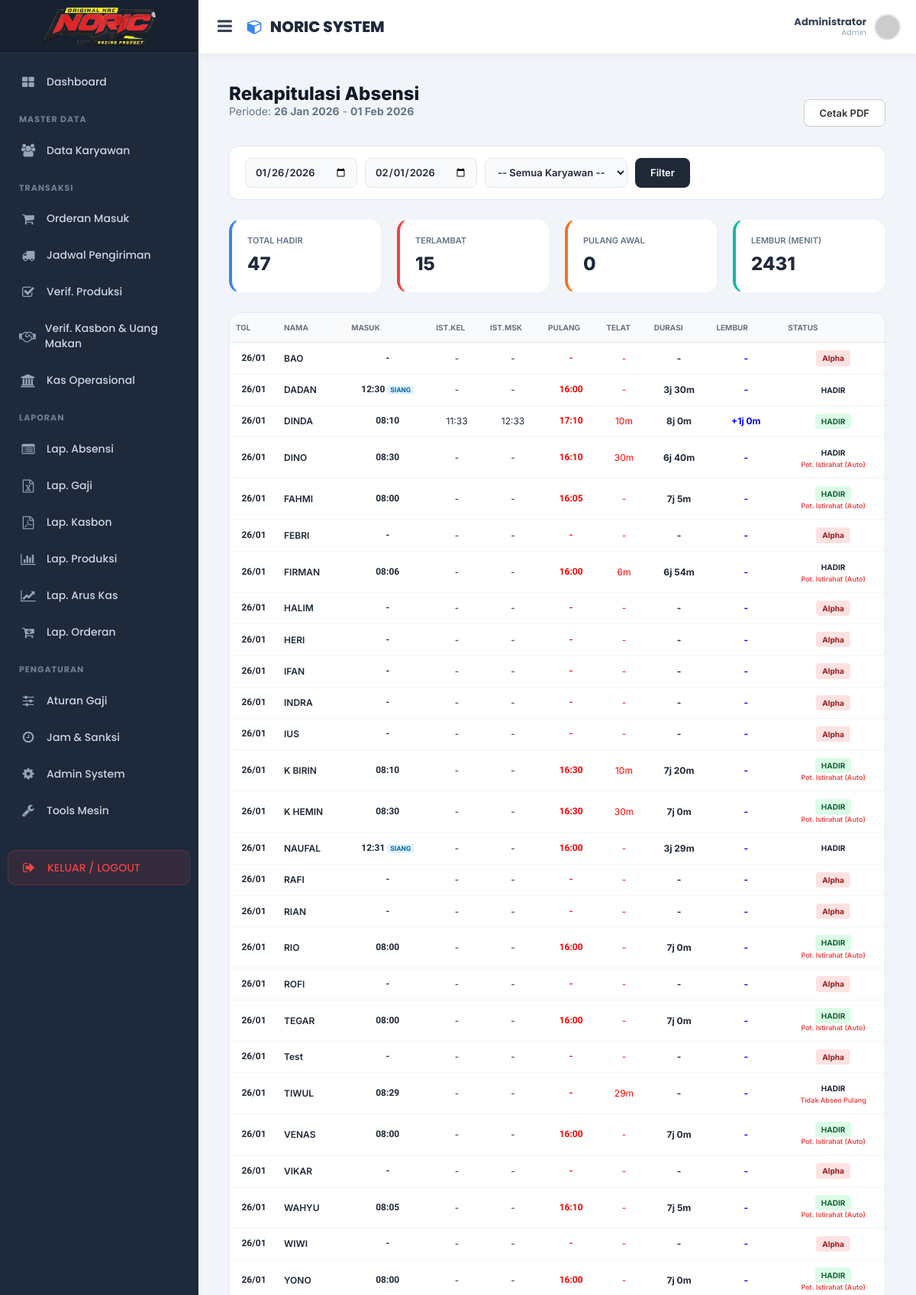
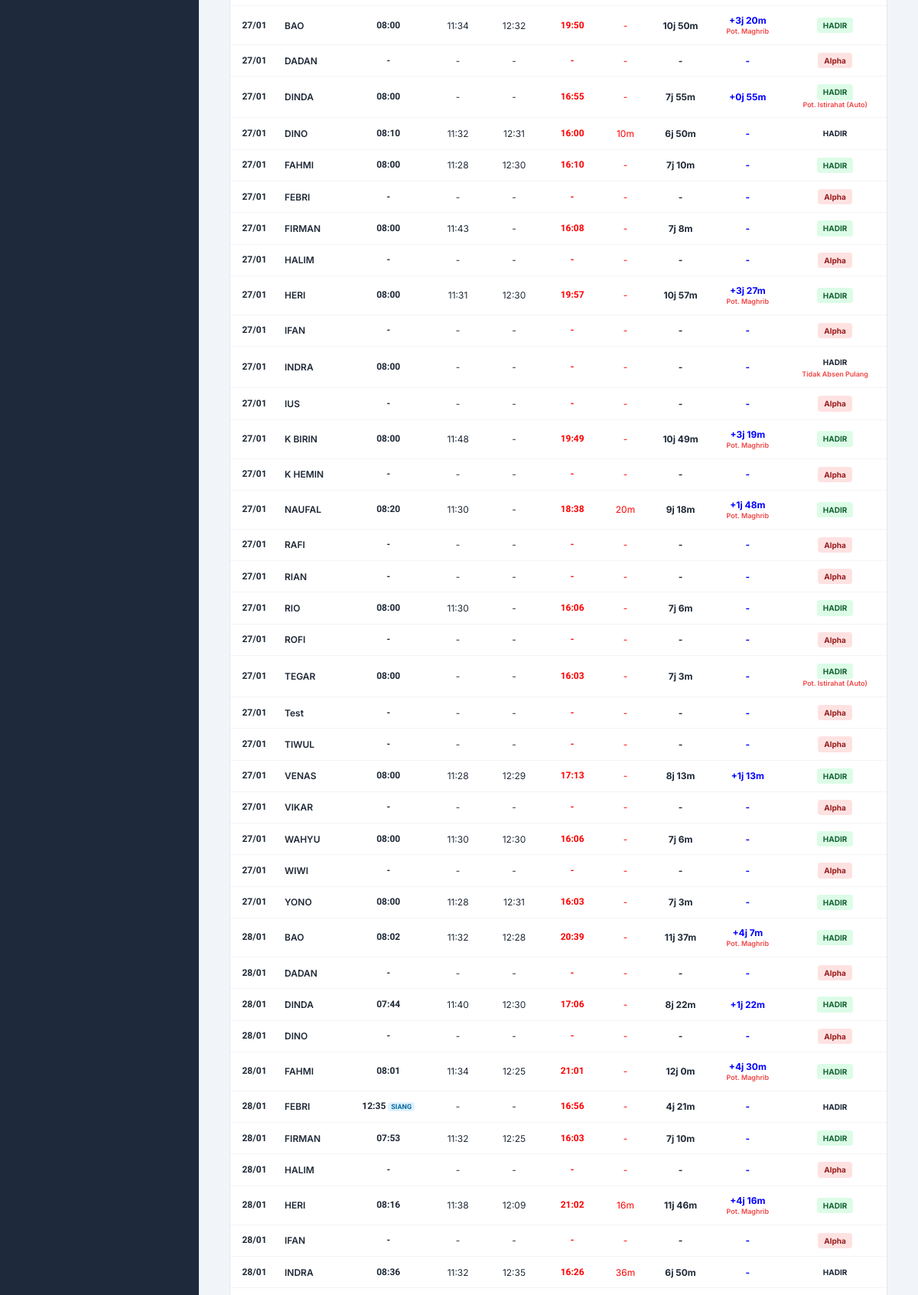
Screenshot of /pages/laporan/laporan_absensi.php (signed in, upper part) with the database file from the repository (2 pictures, top to bottom).
### tables this page shows
CREATE TABLE `settings_jam_kerja` (
  `id` int(11) NOT NULL,
  `jam_masuk` time DEFAULT '08:00:00',
  `jam_pulang` time DEFAULT '17:00:00',
  `jam_istirahat_keluar` time DEFAULT '12:00:00',
  `jam_istirahat_masuk` time DEFAULT '13:00:00',
  `toleransi_telat` int(11) DEFAULT 15,
  `toleransi_pulang_awal` int(11) DEFAULT 0,
  `denda_per_menit` decimal(10,0) DEFAULT 5000,
  `lembur_min` int(11) DEFAULT 30,
  `lembur_max` int(11) DEFAULT 120,
  `lembur_pengurang` int(11) DEFAULT 0,
  `target_menit_full` int(11) DEFAULT 480,
  `target_menit_half` int(11) DEFAULT 240,
  `toleransi_full_day` int(11) NOT NULL DEFAULT 10 COMMENT 'Toleransi menit agar tetap dianggap Full Day',
  `min_menit_makan` int(11) NOT NULL DEFAULT 360 COMMENT 'Minimal menit kerja untuk dapat uang makan',
  `range_masuk_start` time DEFAULT '04:00:00',
  `range_masuk_end` time DEFAULT '10:30:00',
  `range_ist_out_start` time DEFAULT '10:30:01',
  `range_ist_out_end` time DEFAULT '12:29:59',
  `range_ist_in_start` time DEFAULT '12:30:00',
  `range_ist_in_end` time DEFAULT '14:00:00',
  `range_pulang_start` time DEFAULT '14:00:01',
  `range_pulang_end` time DEFAULT '23:59:59'
);

### pages/laporan/laporan_absensi.php (the view, shortened to what this page needs)
<?php
require_once '../../config/database.php';
$q_set = mysqli_query($conn, "SELECT * FROM settings_jam_kerja WHERE id=1");
$TARGET_FULL = 420;
$TARGET_HALF = 210;
$TOL_TELAT   = 5;
$LEM_MIN     = 30;
$LEM_MAX     = 720;
$JAM_MASUK_NORMAL   = "08:00:00";
$JAM_MASUK_SIANG    = "12:30:00";
$JAM_IST_OUT        = "11:30:00";
$JAM_IST_IN         = "12:30:00";
$default_awal  = date('Y-m-d', strtotime('monday this week'));
$default_akhir = date('Y-m-d', strtotime('sunday this week'));
$tgl_awal  = isset($_GET['tgl_awal']) ? $_GET['tgl_awal'] : $default_awal;
$tgl_akhir = isset($_GET['tgl_akhir']) ? $_GET['tgl_akhir'] : $default_akhir;
$sql_user = "SELECT id, fullname, pin FROM users WHERE role IN ('user', 'kepala_toko', 'kepala_bengkel')";
$sql_user .= " ORDER BY fullname ASC";
$q_users = mysqli_query($conn, $sql_user);
$list_users = []; while($r = mysqli_fetch_assoc($q_users)) $list_users[] = $r;
$tgl_akhir_plus = date('Y-m-d H:i:s', strtotime($tgl_akhir . ' +1 day 06:00:00'));
$sql_absen = "SELECT pin, scan_date FROM absensi
              WHERE scan_date BETWEEN '$tgl_awal 00:00:00' AND '$tgl_akhir_plus'
              ORDER BY scan_date ASC";
$q_raw = mysqli_query($conn, $sql_absen);
$absen_map = [];
while($r = mysqli_fetch_assoc($q_raw)) {
    $scan_ts = strtotime($r['scan_date']);
    $tgl_aktual = date('Y-m-d', $scan_ts);
    $jam = date('H:i:s', $scan_ts);
    if ($jam >= "00:00:00" && $jam <= "06:00:00") {
        $tgl_idx = date('Y-m-d', strtotime($tgl_aktual . ' -1 day'));
    } else {
        $tgl_idx = $tgl_aktual;
    }
    $absen_map[$r['pin']][$tgl_idx][] = $jam;
}
$report_data = [];
$stats = ['count_hadir' => 0, 'count_telat' => 0, 'count_plg_awal' => 0, 'count_lembur' => 0];
$period = new DatePeriod(new DateTime($tgl_awal), new DateInterval('P1D'), new DateTime($tgl_akhir . ' +1 day'));
foreach($period as $dt) {
    $curr_date = $dt->format('Y-m-d');
    $is_sunday = ($dt->format('N') == 7);
    foreach($list_users as $u) {
        $pin = $u['pin'];
        $d = [
            'tanggal' => $curr_date, 'nama' => $u['fullname'], 'pin' => $pin,
            'in' => null, 'ist_out' => null, 'ist_in' => null, 'out' => null,
            'telat' => 0, 'plg_awal' => 0, 'durasi' => 0, 'lembur' => 0,
            'status' => $is_sunday ? 'Libur' : 'Alpha',
            'badge' => $is_sunday ? 'badge-libur' : 'badge-alpha',
            'is_shift_siang' => false, 'potongan_istirahat' => 0,
            'is_maghrib' => false, 'warning_list' => []
        ];
        if(isset($absen_map[$pin][$curr_date])) {
            $scans = $absen_map[$pin][$curr_date];
            foreach($scans as $jam) {
                if ($jam >= "06:00:00" && $jam <= "11:00:00") {
                    if(!$d['in']) $d['in'] = $jam;
                }
                elseif ($jam >= "11:01:00" && $jam <= "12:00:00") {
                    $d['ist_out'] = $jam;
                }
                elseif ($jam >= "12:01:00" && $jam <= "13:30:00") {
                    if(!$d['in']) {
                        $d['in'] = $jam;
                        $d['is_shift_siang'] = true;
                    } else {
                        $d['ist_in'] = $jam;
                    }
                }
                elseif ($jam >= "13:31:00" || ($jam >= "00:00:00" && $jam <= "06:00:00")) {
                    $d['out'] = $jam;
                }
            }
            if($d['in']) {
                $d['status'] = 'HADIR'; $d['badge'] = 'badge-full';
                $stats['count_hadir']++;
                $ts_in = strtotime("$curr_date ".$d['in']);
                $jam_target = $d['is_shift_siang'] ? $JAM_MASUK_SIANG : $JAM_MASUK_NORMAL;
                $ts_target_masuk = strtotime("$curr_date $jam_target");
                if($ts_in > ($ts_target_masuk + ($TOL_TELAT * 60))) {
                    $d['telat'] = floor(($ts_in - $ts_target_masuk) / 60);
                    $stats['count_telat']++;
                }
                if ($d['out']) {
                    $ts_out = strtotime("$curr_date ".$d['out']);
                    $dur_kotor = floor(($ts_out - $ts_in)/60);
                    $potongan = 0;
                    if (!$d['is_shift_siang']) {
                        if ($ts_in < strtotime("$curr_date $JAM_IST_OUT") && $ts_out > strtotime("$curr_date $JAM_IST_IN")) {
                            $potongan = 60;
                            if(!$d['ist_out'] && !$d['ist_in']) $d['warning_list'][] = "Pot. Istirahat (Auto)";
                        }
                    }
                    $d['potongan_istirahat'] = $potongan;
                    $d['durasi'] = max(0, $dur_kotor - $potongan);
                    if ($d['durasi'] > $TARGET_FULL) {
                        $raw_lembur = $d['durasi'] - $TARGET_FULL;
                        $ts_maghrib = strtotime("$curr_date 18:00:00");
                        if ($ts_out > $ts_maghrib) {
                            $raw_lembur -= 30;
                            $d['is_maghrib'] = true;
                        }
                        if ($raw_lembur >= $LEM_MIN) {
                            $d['lembur'] = min($raw_lembur, $LEM_MAX);
                            $stats['count_lembur'] += $d['lembur'];
                        }
                    }
                    if ($d['durasi'] < $TARGET_HALF) $d['badge'] = 'badge-low';
                    elseif ($d['durasi'] < $TARGET_FULL) $d['badge'] = 'badge-half';
                } else {
                    $d['badge'] = 'badge-low';
                    $d['warning_list'][] = "Tidak Absen Pulang";
                }
            }
        }
        $report_data[] = $d;
    }
}
?>
<!DOCTYPE html>
<html lang="id">
<head>
    <?php include '../../layout/header.php'; ?>
</head>
<body>
    <?php include '../../layout/sidebar.php'; ?>
    <div class="content-wrapper">
        <div class="laporan-wrapper">
            <div class="page-header-custom no-print">
                <div>
                    <h1>Rekapitulasi Absensi</h1>
                    <p style="color:#64748b;">Periode: <b><?= date('d M Y', strtotime($tgl_awal)) ?></b> - <b><?= date('d M Y', strtotime($tgl_akhir)) ?></b></p>
                </div>
                <button onclick="window.print()" class="btn-apply" style="background:white; color:#333; border:1px solid #ccc;">Cetak PDF</button>
            </div>
            <div class="filter-bar no-print">
                <form method="GET" style="display:flex; gap:10px;">
                    <input type="date" name="tgl_awal" value="<?= $tgl_awal ?>" class="date-input">
                    <input type="date" name="tgl_akhir" value="<?= $tgl_akhir ?>" class="date-input">
                    <select name="user_id" class="select-input">
                        <option value="">-- Semua Karyawan --</option>
                    </select>
                    <button type="submit" class="btn-apply">Filter</button>
                </form>
            </div>
            <div class="stats-grid no-print">
                <div class="stat-card blue">
                    <div class="stat-title">Total Hadir</div>
                    <div class="stat-number"><?= $stats['count_hadir'] ?></div>
                </div>
                <div class="stat-card red">
                    <div class="stat-title">Terlambat</div>
                    <div class="stat-number"><?= $stats['count_telat'] ?></div>
                </div>
                <div class="stat-card orange">
                    <div class="stat-title">Pulang Awal</div>
                    <div class="stat-number"><?= $stats['count_plg_awal'] ?></div>
                </div>
                <div class="stat-card teal">
                    <div class="stat-title">Lembur (Menit)</div>
                    <div class="stat-number"><?= $stats['count_lembur'] ?></div>
                </div>
            </div>
            <div class="report-card">
                <table class="table-custom">
                    <thead>
                        <tr>
                            <th>Tgl</th>
                            <th style="text-align:left;">Nama</th>
                            <th>Masuk</th>
                            <th>Ist.Kel</th>
                            <th>Ist.Msk</th>
                            <th>Pulang</th>
                            <th>Telat</th>
                            <th>Durasi</th>
                            <th>Lembur</th>
                            <th>Status</th>
                        </tr>
                    </thead>
                    <tbody>
                        <?php foreach($report_data as $row): ?>
                        <tr>
                            <td class="font-mono"><?= date('d/m', strtotime($row['tanggal'])) ?></td>
                            <td style="text-align:left; font-weight:600;"><?= $row['nama'] ?></td>
                            <td class="font-mono">
                                <?= $row['in'] ? date('H:i', strtotime($row['in'])) : '-' ?>
                                <?= $row['is_shift_siang'] ? '<span class="shift-tag">SIANG</span>' : '' ?>
                            </td>
                            <td><?= $row['ist_out'] ? date('H:i', strtotime($row['ist_out'])) : '-' ?></td>
                            <td><?= $row['ist_in'] ? date('H:i', strtotime($row['ist_in'])) : '-' ?></td>
                            <td class="font-mono" style="color:red;"><?= $row['out'] ? date('H:i', strtotime($row['out'])) : '-' ?></td>
                            <td style="color:red;"><?= $row['telat'] > 0 ? $row['telat'].'m' : '-' ?></td>
                            <td style="font-weight:700;">
                                <?php
                                    $h = floor($row['durasi']/60); $m = $row['durasi']%60;
                                    echo $row['durasi'] > 0 ? "{$h}j {$m}m" : "-";
                                ?>
                            </td>
                            <td style="color:blue; font-weight:700;">
                                <?php
                                    $lh = floor($row['lembur']/60); $lm = $row['lembur']%60;
                                    echo $row['lembur'] > 0 ? "+{$lh}j {$lm}m" : "-";
                                ?>
                                <?= $row['is_maghrib'] ? '<span class="warning-tag">Pot. Maghrib</span>' : '' ?>
                            </td>
                            <td>
                                <span class="badge-pill <?= $row['badge'] ?>"><?= $row['status'] ?></span>
                                <?php foreach($row['warning_list'] as $w) echo "<span class='warning-tag'>$w</span>"; ?>
                            </td>
                        </tr>
                        <?php endforeach; ?>
                    </tbody>
                </table>
            </div>
        </div>
    </div>
    <?php include '../../layout/footer.php'; ?>
</body>
</html>

### layout/header.php (style rules this page uses)
:root { --primary: #3b82f6; --sidebar-w: 260px; --header-h: 70px; }
body { font-family: 'Poppins', sans-serif; background-color: #f1f5f9; color: #334155; overflow-x: hidden; }
.content-wrapper { margin-top: var(--header-h); margin-left: var(--sidebar-w); padding: 20px; min-height: 100vh; transition: margin-left 0.3s ease-in-out; }

### pages/laporan/laporan_absensi.php (style rules this page uses)
.laporan-wrapper { font-family: 'Inter', sans-serif; color: #1f2937; padding: 20px; }
:root { --accent-green: #10b981; --accent-red: #ef4444; --accent-blue: #3b82f6; --accent-orange: #f97316; --accent-teal: #14b8a6; }
.page-header-custom { display: flex; justify-content: space-between; align-items: flex-end; margin-bottom: 25px; }
.page-header-custom h1 { font-size: 24px; font-weight: 800; color: #111827; margin: 0; }
.filter-bar { background: #fff; padding: 15px 20px; border-radius: 12px; border: 1px solid #e5e7eb; display: flex; gap: 15px; flex-wrap: wrap; margin-bottom: 25px; align-items:center; }
.date-input, .select-input { border: 1px solid #e5e7eb; background: #f9fafb; font-weight: 600; padding: 8px 12px; border-radius: 8px; font-size:13px; }
.btn-apply { background: #1f2937; color: #fff; padding: 8px 20px; border-radius: 8px; font-weight: 600; border: none; font-size:13px; cursor: pointer; }
.stats-grid { display: grid; grid-template-columns: repeat(4, 1fr); gap: 20px; margin-bottom: 25px; }
.stat-card { background: #fff; border-radius: 16px; padding: 20px; position: relative; border: 1px solid #f3f4f6; border-left: 4px solid #ddd; }
.stat-card.blue { border-left-color: var(--accent-blue); }
.stat-card.red { border-left-color: var(--accent-red); }
.stat-card.orange { border-left-color: var(--accent-orange); }
.stat-card.teal { border-left-color: var(--accent-teal); }
.stat-title { font-size: 11px; text-transform: uppercase; font-weight: 600; color:#64748b; margin-bottom: 5px; }
.stat-number { font-size: 24px; font-weight: 800; color:#1e293b; }
.report-card { background: #fff; border-radius: 16px; border: 1px solid #e5e7eb; overflow: hidden; }
.table-custom { width: 100%; border-collapse: collapse; }
.table-custom th { background: #f9fafb; padding: 12px 8px; font-size: 10px; text-transform: uppercase; color: #6b7280; border-bottom: 1px solid #e5e7eb; }
.table-custom td { padding: 10px 8px; border-bottom: 1px solid #f3f4f6; font-size: 12px; text-align:center; }
.font-mono { font-family: 'Courier Prime', monospace; font-weight: 600; }
.badge-pill { padding: 3px 8px; border-radius: 4px; font-size: 10px; font-weight: 700; display: inline-block; }
.badge-full { background: #dcfce7; color: #166534; }
.badge-alpha { background: #fee2e2; color: #991b1b; }
.warning-tag { display:block; font-size:9px; color:#ef4444; font-weight:600; }
.shift-tag { font-size: 9px; background: #e0f2fe; color: #0369a1; padding: 1px 4px; border-radius: 3px; font-weight: 700; }

### layout/sidebar.php (style rules this page uses)
:root { --sidebar-w: 260px; }

### rows the page displays
settings_jam_kerja: tanggal "26/01", nama "BAO", status "Alpha", nama "DADAN", jam_istirahat_masuk "12:30", shows "SIANG", jam_pulang "16:00", target_menit_half "3", target_menit_half "30", status "HADIR", nama "FAHMI", jam_masuk "08:00", out "16:05", h "7", m "5", w "Pot. Istirahat (Auto)", nama "FEBRI", nama "HALIM", nama "HERI", nama "IFAN", nama "INDRA", nama "IUS", nama "NAUFAL", in "12:31", h "3", m "29", nama "RAFI", nama "RIAN", nama "RIO", target_menit_full "7", target_menit_full "0", nama "ROFI", nama "TEGAR", nama "Test", nama "VENAS", nama "VIKAR", nama "WIWI", nama "YONO", tanggal "27/01", ist_out "11:28", out "16:10", m "10", ist_out "11:31", out "19:57", h "10", m "57", lh "3", lm "27", shows "Pot. Maghrib", w "Tidak Absen Pulang", nama "K HEMIN", jam_istirahat_keluar "11:30", out "16:06", m "6", out "16:03", m "3", nama "TIWUL", nama "WAHYU", tanggal "28/01", nama "DINO"

### other values shown
$_SESSION['fullname'] "Administrator"
$_SESSION['role'] "Admin"
date('d M Y', strtotime($tgl_awal)) "26 Jan 2026"
date('d M Y', strtotime($tgl_akhir)) "01 Feb 2026"
$stats['count_hadir'] "47"
$stats['count_telat'] "15"
$stats['count_plg_awal'] "0"
$stats['count_lembur'] "2431"
date('d/m', strtotime($row['tanggal'])) "26/01"
$row['nama'] "DINDA"
date('H:i', strtotime($row['in'])) "08:10"
date('H:i', strtotime($row['ist_out'])) "11:33"
date('H:i', strtotime($row['ist_in'])) "12:33"
date('H:i', strtotime($row['out'])) "17:10"
$row['telat'] "10"
